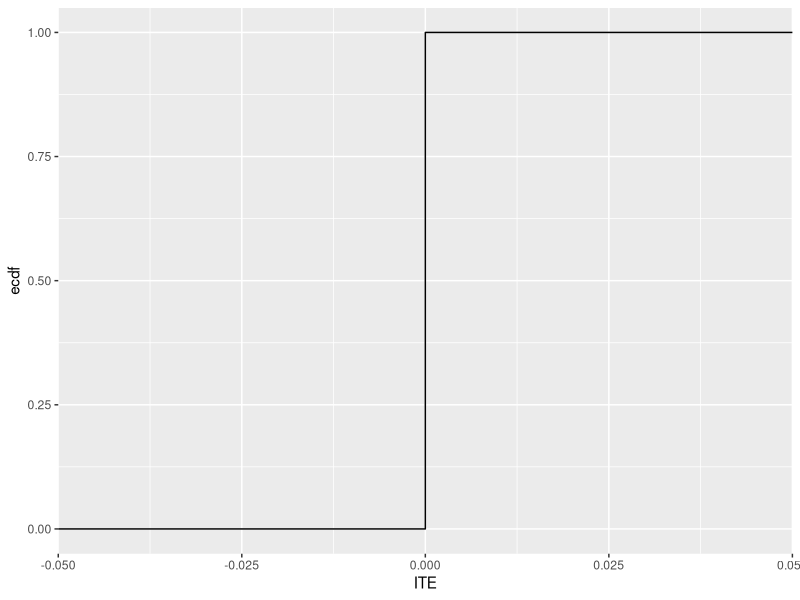
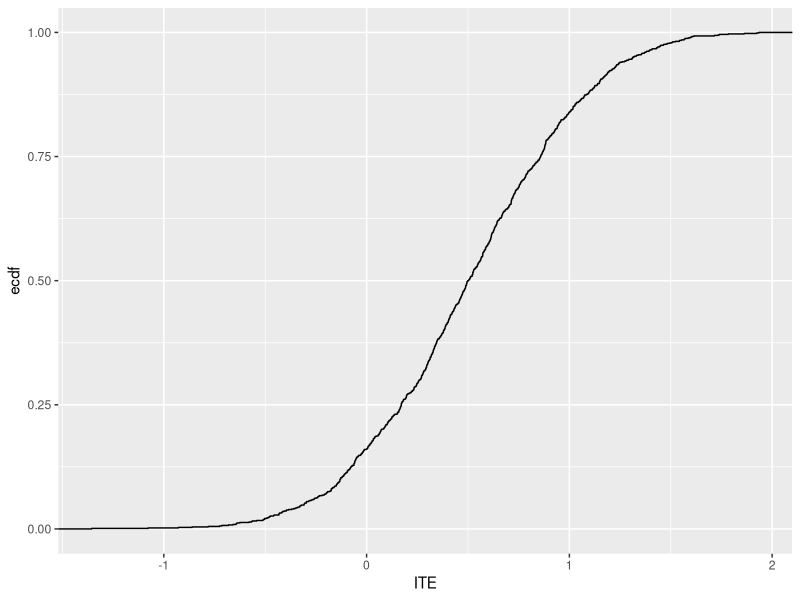
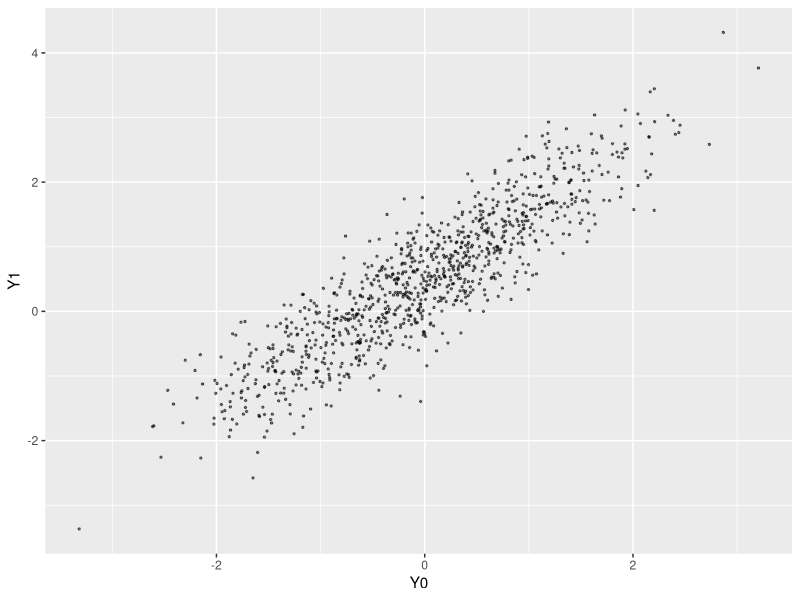
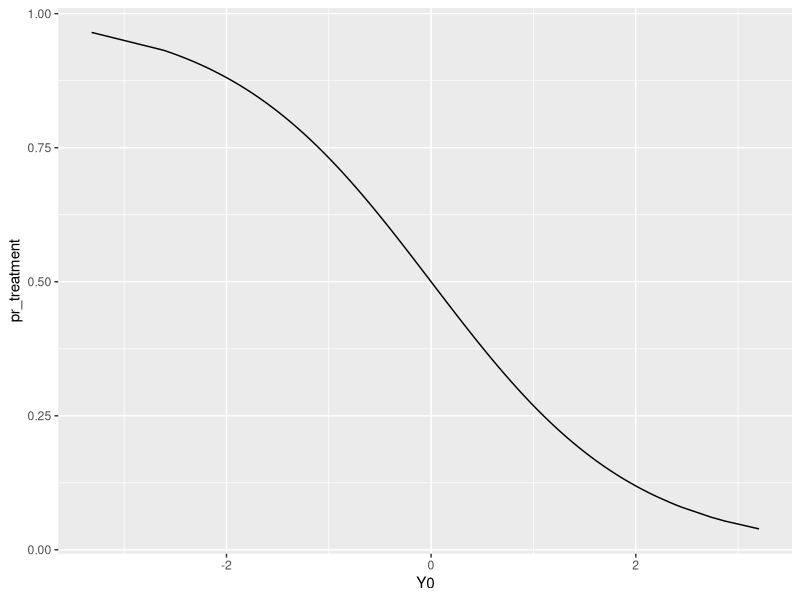

The R source for these figures, in order:
## ---- chunk 1
knitr::opts_chunk$set(echo = TRUE)
library(tidyverse)
## ---- chunk 2
set.seed(30500)
n <- 1000
dat <- tibble(Y0 = runif(n = n, min = 0, max = 1)) %>% 
  mutate(Y1 = Y0)
## ---- chunk 3
dat %>% 
  mutate(ITE = Y1 - Y0) %>% 
  ggplot(aes(x = ITE)) + 
  stat_ecdf(geom = "step")
## ---- chunk 4
dat %>% 
  summarize(ate = mean(Y1) - mean(Y0))
## ---- chunk 5
dat2 <- dat %>% 
  mutate(D = rbinom(n, size = 1, prob = Y1))
## ---- chunk 6
dat2 %>% 
  summarize(mean(Y1[D == 1]) - mean(Y0[D==0]))
## ---- chunk 7
dat3 <- dat %>% 
  mutate(D_random = sample(x = rep(c(0,1), n/2)))
## ---- chunk 8
dat3 %>% 
  summarize(mean(Y1[D_random == 1]) - mean(Y0[D_random==0]))
## ---- chunk 9
dat <- tibble(Y0 = rnorm(n = n, mean = 0, sd = 1)) %>% 
  mutate(Y1 = Y0 + rnorm(n = n, mean = .5, sd = .5))
## ---- chunk 10
dat %>% 
  mutate(ITE = Y1 - Y0) %>% 
  ggplot(aes(x = ITE)) + 
  stat_ecdf(geom = "step")
## ---- chunk 11
dat %>% 
  ggplot(aes(x = Y0, y = Y1)) + 
  geom_point(alpha = .5, size = .5)
## ---- chunk 12
dat %>% 
  summarize(mean(Y1) - mean(Y0))
## ---- chunk 13
dat2 <- dat %>% 
  mutate(pr_treatment = 1 - exp(Y0)/(1 + exp(Y0)))
dat2 %>% 
  ggplot(aes(x = Y0, y = pr_treatment)) + 
  geom_line()
## ---- chunk 14
dat3 <- dat2 %>% 
  mutate(D = rbinom(n, size = 1, prob = pr_treatment))
## ---- chunk 15
dat3 %>% 
  summarize(mean(Y1[D == 1]) - mean(Y0[D==0]))
## ---- chunk 16
dat3 <- dat2 %>% 
  mutate(D_random = sample(x = rep(c(0,1), n/2)))
## ---- chunk 17
dat3 %>% 
  summarize(mean(Y1[D_random == 1]) - mean(Y0[D_random==0]))
